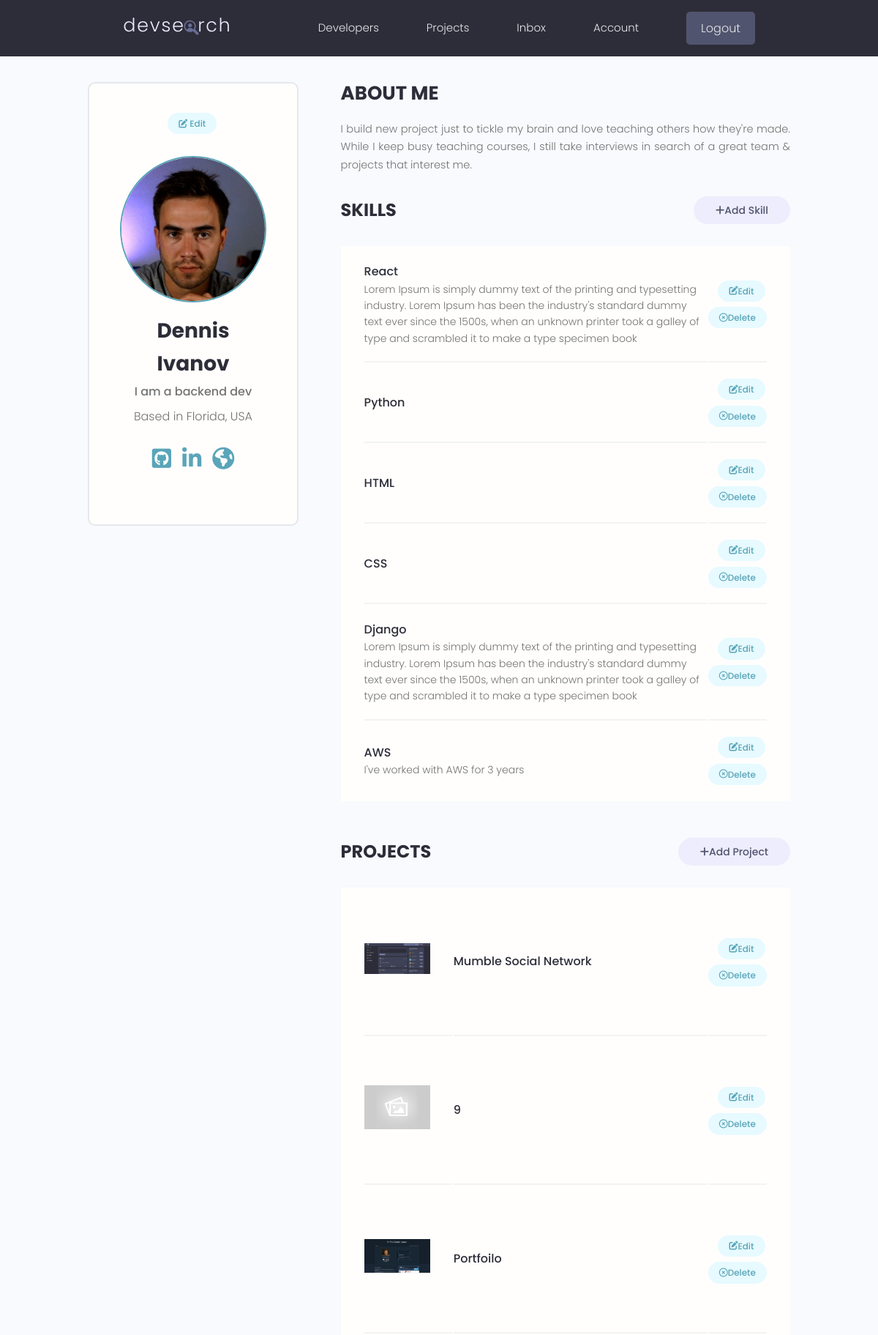
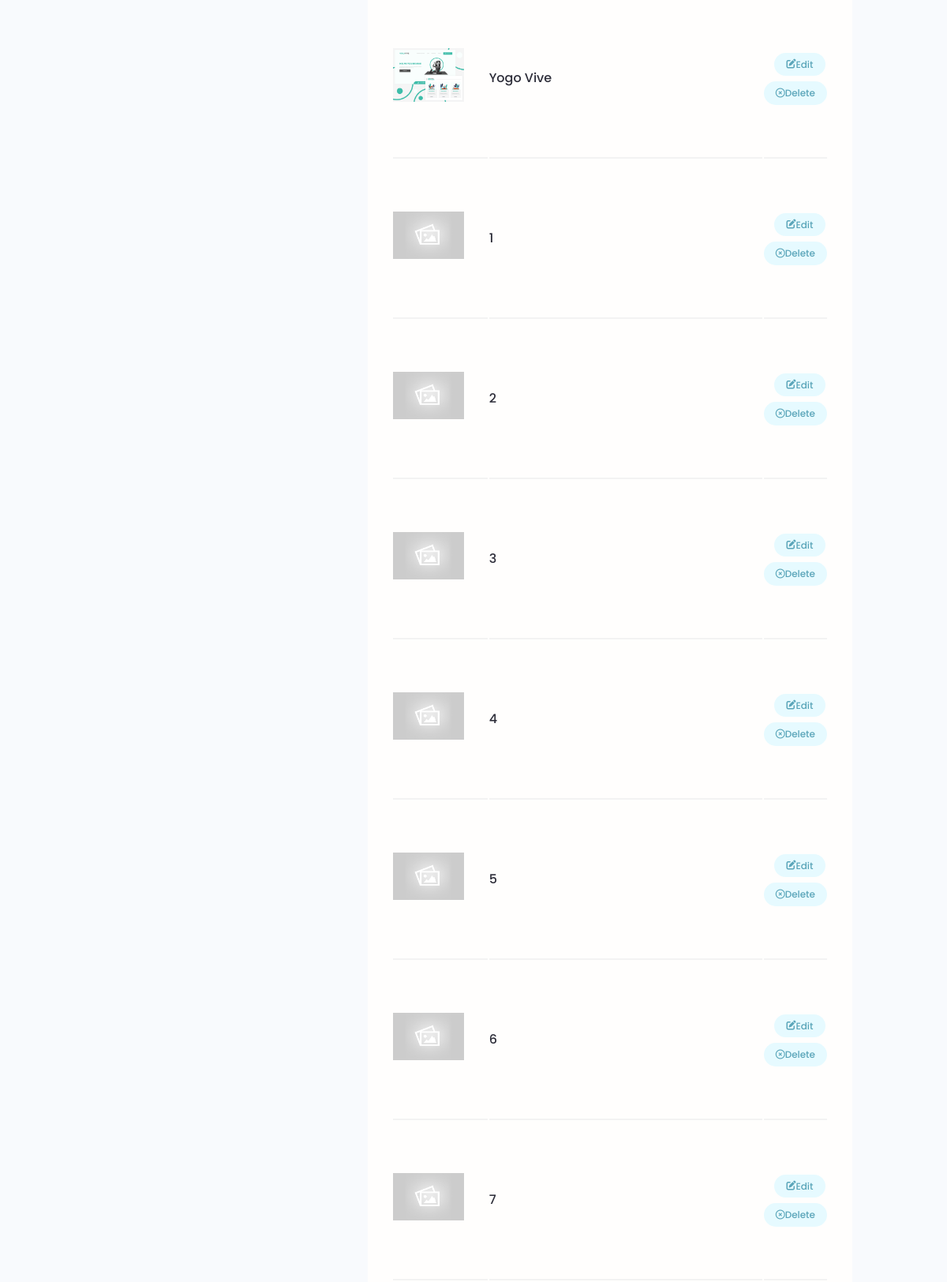
The app's page /account/ (signed in, upper part) with its own data (2 pictures, top to bottom).
### users/models.py (models this page shows, shortened)
class Profile(models.Model):
    user = models.OneToOneField(User, on_delete=models.CASCADE, null=True, blank=True, related_name="profile")
    name = models.CharField(max_length=200, blank=True, null=True)
    email = models.EmailField(max_length=500, blank=True, null=True)
    username = models.CharField(max_length=200, blank=True, null=True)
    location = models.CharField(max_length=200, blank=True, null=True)
    short_intro = models.CharField(max_length=200, blank=True, null=True)
    bio = models.TextField(blank=True, null=True)
    profile_image = models.ImageField(null=True, blank=True, upload_to="profiles/", default="profiles/user-default.png")
    social_github = models.CharField(max_length=200, blank=True, null=True)
    social_twitter = models.CharField(max_length=200, blank=True, null=True)
    social_linkedin = models.CharField(max_length=200, blank=True, null=True)
    social_youtube = models.CharField(max_length=200, blank=True, null=True)
    social_website = models.CharField(max_length=200, blank=True, null=True)
    created = models.DateTimeField(auto_now_add=True)
    id = models.UUIDField(default=uuid.uuid4, unique=True, primary_key=True, editable=False)
    class Meta:
        ordering = ['created']
    @property
    def imageURL(self):
        try:
            url = self.profile_image.url
        except:
            url = ''
        return url

class Skill(models.Model):
    owner = models.ForeignKey(Profile, on_delete=models.CASCADE, null=True, blank=True)
    name = models.CharField(max_length=200, blank=True, null=True)
    description = models.TextField(null=True, blank=True)
    created = models.DateTimeField(auto_now_add=True)
    id = models.UUIDField(default=uuid.uuid4, unique=True, primary_key=True, editable=False)

### projects/models.py (models this page shows, shortened)
class Project(models.Model):
    owner = models.ForeignKey(Profile, null=True, blank=True, on_delete=models.CASCADE)
    title = models.CharField(max_length=200)
    description = models.TextField(null=True, blank=True)
    featured_image = models.ImageField(null=True, blank=True, default="default.jpg")
    demo_link = models.CharField(max_length=2000, null=True, blank=True)
    source_link = models.CharField(max_length=2000, null=True, blank=True)
    tags = models.ManyToManyField("Tag", blank=True)
    vote_total = models.IntegerField(default=0, null=True, blank=True)
    vote_ratio = models.IntegerField(default=0, null=True, blank=True)
    created = models.DateTimeField(auto_now_add=True)
    id = models.UUIDField(default=uuid.uuid4, unique=True, primary_key=True, editable=False)
    class Meta:
        ordering = ['-vote_ratio', '-vote_total', 'title']
    @property
    def imageURL(self):
        try:
            url = self.featured_image.url
        except:
            url = ''
        return url

### users/views.py (the view)
# urls.py: path("account/", views.userAccount, name="account"),
@login_required(login_url='login')
def userAccount(request):
    profile = request.user.profile
    skills = profile.skill_set.all()
    projects = profile.project_set.all()
    context = {'profile': profile, 'skills': skills, 'projects': projects}
    return render(request, 'users/account.html', context)

### users/templates/users/account.html (shortened to what this page needs)
{% extends "main.html" %}
{% block content %}
  <main class="settingsPage profile my-md">
    <div class="container">
      <div class="layout">
        <div class="column column--1of3">
          <div class="card text-center">
            <div class="card__body dev">
              <a class="tag tag--pill tag--main settings__btn" href="{% url 'edit-account' %}"><i class="fa-solid fa-pen-to-square"></i> Edit</a>
              <img class="avatar avatar--xl" src="{{profile.imageURL}}"/>
              <h2 class="dev__name">{{profile.name}}</h2>
              <p class="dev__title">{{profile.short_intro}}</p>
              <p class="dev__location">Based in {{profile.location}}</p>
              <ul class="dev__social">
               {% if profile.social_github %}
                <li>
                  <a title="Github" href="{{profile.social_github}}" target="_blank"><i class="fa-brands fa-github-square fa-2x"></i></a>
                </li>
                  {% endif %}
                {% if profile.social_linkedin %}
                <li>
                  <a title="LinkedIn" href="{{profile.social_linkedin}}" target="_blank"><i class="fa-brands fa-linkedin-in fa-2x"></i></a>
                </li>
                {% endif %}
                {% if profile.social_website %}
                <li>
                  <a title="Personal Website" href="{{profile.social_website}}" target="_blank"><i class="fa-solid fa-earth-americas fa-2x"></i></a>
                </li>
                {% endif %}
              </ul>
            </div>
          </div>
        </div>
        <div class="column column--2of3">
          <div class="devInfo">
            <h3 class="devInfo__title">About Me</h3>
            <p class="devInfo__about">{{profile.bio}}</p>
          </div>
          <div class="settings">
            <h3 class="settings__title">Skills</h3>
            <a class="tag tag--pill tag--sub settings__btn tag--lg" href="{% url 'create-skill' %}"><i class="fa-solid fa-plus"></i> Add Skill</a>
          </div>
          <table class="settings__table">
            {% for skill in skills %}
            <tr>
              <td class="settings__tableInfo">
                <h4>{{skill.name}}</h4>
                <p>
                  {{skill.description}}
                </p>
              </td>
              <td class="settings__tableActions">
                <a class="tag tag--pill tag--main settings__btn" href="{% url 'update-skill' skill.id %}"><i class="fa-solid fa-pen-to-square"></i> Edit</a>
                <a class="tag tag--pill tag--main settings__btn" href="{% url 'delete-skill' skill.id %}?next=/account"><i class="fa-regular fa-circle-xmark"></i>
                  Delete</a>
              </td>
            </tr>
            {% endfor %}
          </table>
          <div class="settings">
            <h3 class="settings__title">Projects</h3>
            <a class="tag tag--pill tag--sub settings__btn tag--lg" href="{% url 'create-project' %}"><i class="fa-solid fa-plus"></i> Add Project</a>
          </div>
          <table class="settings__table">
            {% for project in projects %}
            <tr>
              <td class="settings__thumbnail">
                <a href="{% url 'project' project.id %}"><img src="{{project.imageURL}}" alt="Project Thumbnail" /></a>
              </td>
              <td class="settings__tableInfo">
                <a href="{% url 'project' project.id %}">{{project.title}}</a>
              </td>
              <td class="settings__tableActions">
                <a class="tag tag--pill tag--main settings__btn" href="{% url 'update-project' project.id %}"><i class="fa-solid fa-pen-to-square"></i> Edit</a>
                <a class="tag tag--pill tag--main settings__btn" href="{% url 'delete-project' project.id %}?next=/account"><i class="fa-regular fa-circle-xmark"></i>
                  Delete</a>
              </td>
            </tr>
            {% endfor %}
          </table>
        </div>
      </div>
    </div>
  </main>
{% endblock %}

### static/styles/app.css (style rules this page uses)
:root { --color-sub: #2d2d39; }
.card { border: 2px solid var(--color-light); }
img { width: 100%; }
.profile .card > .dev { padding: 4rem; }
.dev__name { color: var(--color-sub); font-size: 2.8rem; font-weight: 700; margin-top: 1rem; margin-bottom: 0.5rem; }
.dev__title { font-size: 1.6rem; font-weight: 500; line-height: 1.3; }
.dev__location { margin-top: 1rem; }
.dev__social { margin: 3rem 0; list-style: none; display: flex; justify-content: center; gap: 1.5rem; }
.devInfo { margin-bottom: 3rem; }
.devInfo__title, .devInfo__subtitle { font-size: 2.6rem; color: var(--color-sub); text-transform: uppercase; font-weight: 700; margin-bottom: 1.5rem; }
.devInfo__about, .devSkill__info { font-size: 1.45rem; line-height: 1.7; text-align: justify; }
.settingsPage .dev > .settings__btn { display: inline-block; margin-bottom: 3rem; }
.settings { display: flex; justify-content: space-between; align-items: center; }
.settings__title { font-size: 2.4rem; text-transform: uppercase; font-weight: 700; color: var(--color-sub); }
.settings__table { margin-top: 3rem; margin-bottom: 5rem; padding: 0 3rem; background: var(--color-white); }
.settings__table tr { width: 100%; }
.settings__table tr > td { padding: 2rem 0; }
.settings__table tr:not(:last-child) td { border-bottom: 2px solid var(--color-white-light); }
.settings__thumbnail { width: 23%; min-width: 10rem; }
.settings__thumbnail img { padding-right: 3rem; height: 15rem; object-fit: contain; }
.settings__tableInfo { width: 100%; }
.settings__tableInfo h4, .settings__tableInfo a { padding-right: 1rem; width: auto; font-size: 1.6rem; font-weight: 500; color: var(--color-sub); }
.settings__tableInfo p { font-size: 1.4rem; }
.settings__tableActions { text-align: right; }

### static/uikit/styles/modules/_variables.css (style rules this page uses)
:root { --color-main: #5aa5b9; --color-main-light: #e6faff; --color-sub: #3f4156; --color-sub-light: #51546e; --color-sub-lighter: #ededfd; --color-text: #737373; --color-gray: #8b8b8b; --color-light: #e5e7eb; --color-light-gray: #767676; --color-bg: #f8fafd; --color-white: #fffefd; --color-white-light: #f3f3f3; --color-success: #359e64; --color-success-bg: #def8e8; --color-error: #fc4b0b; --color-error-bg: #fff2ee; --font-base: 'Poppins', arial, helvetica, 'Segoe UI', roboto, ubuntu, sans-serif; --font-monospace: 'Fira Code', 'Courier New', courier, monospace; --font-regular: 300; --font-medium: 500; --font-bold: 700; --generic-shadow: 1px 1px 5px #00000010; --generic-transition: all 0.3s ease-in-out; }

### static/uikit/styles/modules/_base.css (style rules this page uses)
* { margin: 0; padding: 0; box-sizing: border-box; text-rendering: optimizeLegibility; color: inherit; font-size: inherit; }
html { font-size: 50%; }
@media only screen and (min-width: 480px) { html { font-size: 56.25%; } }
@media only screen and (min-width: 1200px) { html { font-size: 62.5%; } }
body { line-height: 1.6; font-weight: 400; font-size: 1.5rem; color: var(--color-text); background-color: var(--color-bg); min-height: 100vh; }

### static/uikit/styles/modules/_typography.css (style rules this page uses)
* { font-family: var(--font-base); }
h2 { font-size: 3.6rem; font-weight: var(--font-bold); }
h3 { font-size: 3.2rem; font-weight: var(--font-medium); }
h4 { font-size: 2.8rem; font-weight: var(--font-medium); }
p, span, strong { font-size: 1.6rem; color: var(--color-text); font-weight: var(--font-regular); }
a { padding-bottom: 2px; text-decoration: none; display: inline-block; color: var(--color-main); font-weight: var(--font-medium); }

### static/uikit/styles/modules/_utilities.css (style rules this page uses)
.container { width: 92%; max-width: 165rem; margin: 0 auto; box-sizing: border-box; }
@media screen and (min-width: 1000px) { .container { width: 90%; } }
@media screen and (min-width: 1200px) { .container { width: 80%; } }
.text-center { text-align: center; }
.my-md { margin: 3rem auto; }

### static/uikit/styles/modules/_avatar.css (style rules this page uses)
.avatar { border-radius: 50%; border: 2px solid var(--color-main); object-fit: cover; }
.avatar--xl { height: 20rem; width: 20rem; }

### static/uikit/styles/modules/_card.css (style rules this page uses)
.card { border-radius: 1rem; background-color: var(--color-white); border: 1.5px solid var(--color-light); width: auto; height: auto; margin-top: 0.5rem; margin-bottom: 0.5rem; overflow: hidden; }
.card__body, .card__header { padding: 2rem 2.5rem; }

### static/uikit/styles/modules/_layout.css (style rules this page uses)
.layout { display: flex; flex-flow: row wrap; justify-content: space-between; }
.layout > .column { margin-bottom: 3rem; }
.layout > .column.column--1of3 { flex-basis: 30%; }
.layout > .column.column--2of3 { flex-basis: 64%; }

### records on screen
Profile: imageURL (picture), name "Dennis Ivanov", short_intro "I am a backend dev", location "Florida, USA", bio "I build new project just to tickle my brain and love teaching others how they're made. While I keep busy teaching courses, I still take interviews in search of a great team & projects that interest me."
Skill: name "React", description "Lorem Ipsum is simply dummy text of the printing and typesetting industry. Lorem Ipsum has been the industry's standard dummy text ever since the 1500s, when an unknown printer took a galley of type and scrambled it to make a type specimen book"
Skill: name "Python"
Skill: name "HTML"
Skill: name "CSS"
Skill: name "Django", description "Lorem Ipsum is simply dummy text of the printing and typesetting industry. Lorem Ipsum has been the industry's standard dummy text ever since the 1500s, when an unknown printer took a galley of type and scrambled it to make a type specimen book"
Skill: name "AWS", description "I've worked with AWS for 3 years"
Project: imageURL (picture), title "Mumble Social Network"
Project: imageURL (placeholder picture), title "9"
Project: imageURL (picture), title "Portfoilo"
Project: imageURL (picture), title "Yogo Vive"
Project: imageURL (placeholder picture), title "1"
Project: imageURL (placeholder picture), title "2"
Project: imageURL (placeholder picture), title "3"
Project: imageURL (placeholder picture), title "4"
Project: imageURL (placeholder picture), title "5"
Project: imageURL (placeholder picture), title "6"
Project: imageURL (placeholder picture), title "7"
